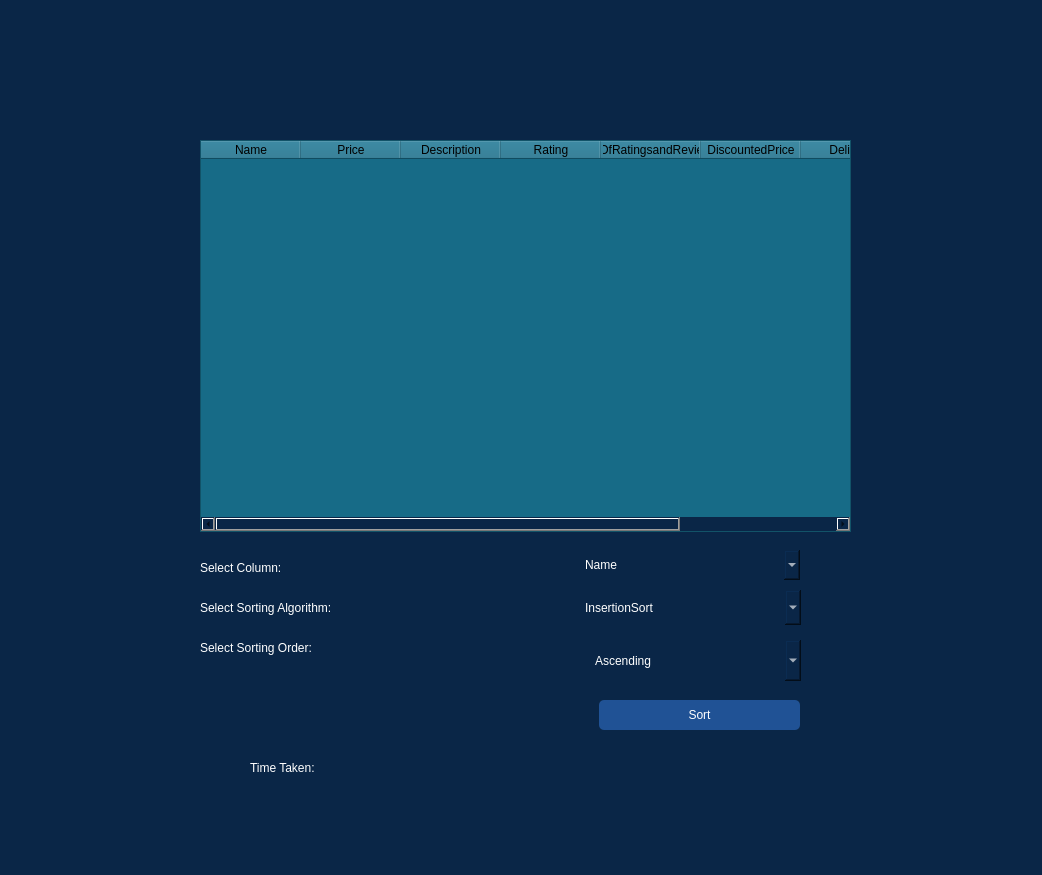
<?xml version="1.0" encoding="UTF-8"?>
<ui version="4.0">
 <class>Form</class>
 <widget class="QWidget" name="Form">
  <property name="geometry">
   <rect>
    <x>0</x>
    <y>0</y>
    <width>1042</width>
    <height>875</height>
   </rect>
  </property>
  <property name="windowTitle">
   <string>Form</string>
  </property>
  <property name="styleSheet">
   <string notr="true">background-color: rgb(10, 38, 71);</string>
  </property>
  <widget class="QTableWidget" name="tableWidget">
   <property name="geometry">
    <rect>
     <x>200</x>
     <y>140</y>
     <width>651</width>
     <height>392</height>
    </rect>
   </property>
   <property name="styleSheet">
    <string notr="true">background-color: rgb(23, 107, 135);
color: rgb(0, 0, 0);</string>
   </property>
   <column>
    <property name="text">
     <string>Name</string>
    </property>
   </column>
   <column>
    <property name="text">
     <string>Price</string>
    </property>
   </column>
   <column>
    <property name="text">
     <string>Description</string>
    </property>
   </column>
   <column>
    <property name="text">
     <string>Rating</string>
    </property>
   </column>
   <column>
    <property name="text">
     <string>NoOfRatingsandReviews</string>
    </property>
   </column>
   <column>
    <property name="text">
     <string>DiscountedPrice</string>
    </property>
   </column>
   <column>
    <property name="text">
     <string>Delivery</string>
    </property>
   </column>
   <column>
    <property name="text">
     <string>Percentageoff</string>
    </property>
   </column>
  </widget>
  <widget class="QLabel" name="timeLable">
   <property name="geometry">
    <rect>
     <x>480</x>
     <y>750</y>
     <width>220</width>
     <height>35</height>
    </rect>
   </property>
   <property name="styleSheet">
    <string notr="true">background-color: rgb(10, 38, 71);
border-color: qlineargradient(spread:pad, x1:0, y1:0, x2:1, y2:0, stop:0 rgba(24, 61, 61, 255), stop:0.471591 rgba(24, 61, 61, 255), stop:0.98 rgba(0, 0, 0, 255), stop:1 rgba(0, 0, 0, 0));
color: rgb(255, 255, 255);
font: 16pt &quot;Mongolian Baiti&quot;;
border-radius: 5px;


</string>
   </property>
   <property name="text">
    <string/>
   </property>
  </widget>
  <widget class="QComboBox" name="sortingMenu">
   <property name="geometry">
    <rect>
     <x>580</x>
     <y>590</y>
     <width>221</width>
     <height>35</height>
    </rect>
   </property>
   <property name="styleSheet">
    <string notr="true">color: rgb(255, 255, 255);
font: 16pt &quot;Mongolian Baiti&quot;;
border-radius: 5px;


</string>
   </property>
   <item>
    <property name="text">
     <string>InsertionSort</string>
    </property>
   </item>
   <item>
    <property name="text">
     <string>IndexSort</string>
    </property>
   </item>
   <item>
    <property name="text">
     <string>PancakeSort</string>
    </property>
   </item>
   <item>
    <property name="text">
     <string>SelectionSort</string>
    </property>
   </item>
   <item>
    <property name="text">
     <string>BubbleSort</string>
    </property>
   </item>
   <item>
    <property name="text">
     <string>MergeSort</string>
    </property>
   </item>
   <item>
    <property name="text">
     <string>QuickSort</string>
    </property>
   </item>
   <item>
    <property name="text">
     <string>HeapSort</string>
    </property>
   </item>
   <item>
    <property name="text">
     <string>CountingSort</string>
    </property>
   </item>
   <item>
    <property name="text">
     <string>RadixSort</string>
    </property>
   </item>
   <item>
    <property name="text">
     <string>BucketSort</string>
    </property>
   </item>
   <item>
    <property name="text">
     <string>CombSort</string>
    </property>
   </item>
   <item>
    <property name="text">
     <string>ShellSort</string>
    </property>
   </item>
   <item>
    <property name="text">
     <string>CockailSort</string>
    </property>
   </item>
  </widget>
  <widget class="QPushButton" name="sortButton">
   <property name="geometry">
    <rect>
     <x>599</x>
     <y>700</y>
     <width>201</width>
     <height>30</height>
    </rect>
   </property>
   <property name="styleSheet">
    <string notr="true">background-color: rgb(32, 82, 149);
color: rgb(255, 255, 255);
font: 16pt &quot;Mongolian Baiti&quot;;
border-radius: 5px;



</string>
   </property>
   <property name="text">
    <string>Sort</string>
   </property>
  </widget>
  <widget class="QLabel" name="label_4">
   <property name="geometry">
    <rect>
     <x>200</x>
     <y>550</y>
     <width>351</width>
     <height>35</height>
    </rect>
   </property>
   <property name="styleSheet">
    <string notr="true">background-color: rgb(10, 38, 71);
border-color: qlineargradient(spread:pad, x1:0, y1:0, x2:1, y2:0, stop:0 rgba(24, 61, 61, 255), stop:0.471591 rgba(24, 61, 61, 255), stop:0.98 rgba(0, 0, 0, 255), stop:1 rgba(0, 0, 0, 0));
color: rgb(255, 255, 255);
font: 16pt &quot;Mongolian Baiti&quot;;
border-radius: 5px;


</string>
   </property>
   <property name="text">
    <string>Select Column:</string>
   </property>
  </widget>
  <widget class="QComboBox" name="columnBox">
   <property name="geometry">
    <rect>
     <x>580</x>
     <y>550</y>
     <width>220</width>
     <height>30</height>
    </rect>
   </property>
   <property name="styleSheet">
    <string notr="true">color: rgb(255, 255, 255);
font: 16pt &quot;Mongolian Baiti&quot;;
border-radius: 5px;


</string>
   </property>
   <item>
    <property name="text">
     <string>Name</string>
    </property>
   </item>
   <item>
    <property name="text">
     <string>Price</string>
    </property>
   </item>
   <item>
    <property name="text">
     <string>Description</string>
    </property>
   </item>
   <item>
    <property name="text">
     <string>Ratings</string>
    </property>
   </item>
   <item>
    <property name="text">
     <string>NoOfReviews</string>
    </property>
   </item>
   <item>
    <property name="text">
     <string>DiscountedPrice</string>
    </property>
   </item>
   <item>
    <property name="text">
     <string>Delivery</string>
    </property>
   </item>
   <item>
    <property name="text">
     <string>PercentageOff</string>
    </property>
   </item>
  </widget>
  <widget class="QComboBox" name="sortingType">
   <property name="geometry">
    <rect>
     <x>590</x>
     <y>640</y>
     <width>211</width>
     <height>41</height>
    </rect>
   </property>
   <property name="styleSheet">
    <string notr="true">color: rgb(255, 255, 255);
font: 16pt &quot;Mongolian Baiti&quot;;
border-radius: 5px;


</string>
   </property>
   <item>
    <property name="text">
     <string>Ascending</string>
    </property>
   </item>
   <item>
    <property name="text">
     <string>Descending</string>
    </property>
   </item>
  </widget>
  <widget class="QLabel" name="label_5">
   <property name="geometry">
    <rect>
     <x>200</x>
     <y>590</y>
     <width>351</width>
     <height>35</height>
    </rect>
   </property>
   <property name="styleSheet">
    <string notr="true">background-color: rgb(10, 38, 71);
border-color: qlineargradient(spread:pad, x1:0, y1:0, x2:1, y2:0, stop:0 rgba(24, 61, 61, 255), stop:0.471591 rgba(24, 61, 61, 255), stop:0.98 rgba(0, 0, 0, 255), stop:1 rgba(0, 0, 0, 0));
color: rgb(255, 255, 255);
font: 16pt &quot;Mongolian Baiti&quot;;
border-radius: 5px;


</string>
   </property>
   <property name="text">
    <string>Select Sorting Algorithm:</string>
   </property>
  </widget>
  <widget class="QLabel" name="label_6">
   <property name="geometry">
    <rect>
     <x>200</x>
     <y>630</y>
     <width>351</width>
     <height>35</height>
    </rect>
   </property>
   <property name="styleSheet">
    <string notr="true">background-color: rgb(10, 38, 71);
border-color: qlineargradient(spread:pad, x1:0, y1:0, x2:1, y2:0, stop:0 rgba(24, 61, 61, 255), stop:0.471591 rgba(24, 61, 61, 255), stop:0.98 rgba(0, 0, 0, 255), stop:1 rgba(0, 0, 0, 0));
color: rgb(255, 255, 255);
font: 16pt &quot;Mongolian Baiti&quot;;
border-radius: 5px;


</string>
   </property>
   <property name="text">
    <string>Select Sorting Order:</string>
   </property>
  </widget>
  <widget class="QLabel" name="label_7">
   <property name="geometry">
    <rect>
     <x>250</x>
     <y>750</y>
     <width>221</width>
     <height>35</height>
    </rect>
   </property>
   <property name="styleSheet">
    <string notr="true">background-color: rgb(10, 38, 71);
border-color: qlineargradient(spread:pad, x1:0, y1:0, x2:1, y2:0, stop:0 rgba(24, 61, 61, 255), stop:0.471591 rgba(24, 61, 61, 255), stop:0.98 rgba(0, 0, 0, 255), stop:1 rgba(0, 0, 0, 0));
color: rgb(255, 255, 255);
font: 16pt &quot;Mongolian Baiti&quot;;
border-radius: 5px;


</string>
   </property>
   <property name="text">
    <string>Time Taken:</string>
   </property>
  </widget>
 </widget>
 <resources/>
 <connections/>
</ui>
